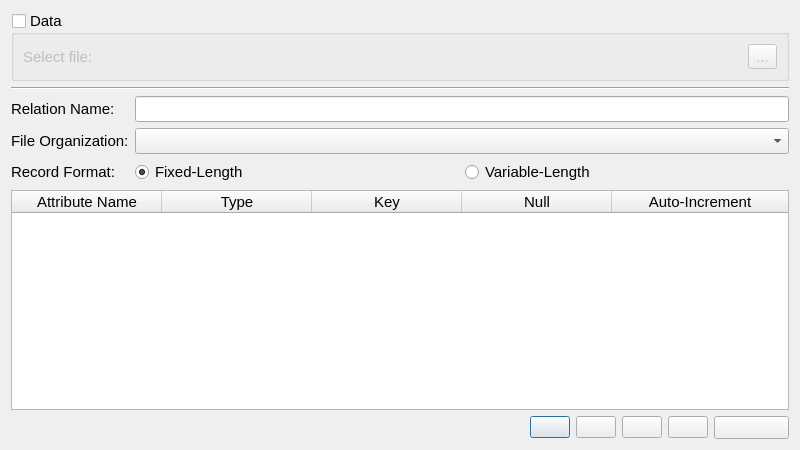
<?xml version="1.0" encoding="UTF-8"?>
<ui version="4.0">
 <class>OpenTable</class>
 <widget class="QDialog" name="OpenTable">
  <property name="geometry">
   <rect>
    <x>0</x>
    <y>0</y>
    <width>800</width>
    <height>450</height>
   </rect>
  </property>
  <property name="sizePolicy">
   <sizepolicy hsizetype="Fixed" vsizetype="Fixed">
    <horstretch>0</horstretch>
    <verstretch>0</verstretch>
   </sizepolicy>
  </property>
  <property name="minimumSize">
   <size>
    <width>800</width>
    <height>450</height>
   </size>
  </property>
  <property name="maximumSize">
   <size>
    <width>800</width>
    <height>450</height>
   </size>
  </property>
  <property name="font">
   <font>
    <pointsize>11</pointsize>
   </font>
  </property>
  <property name="windowTitle">
   <string>Open Table</string>
  </property>
  <property name="windowIcon">
   <iconset resource="../../resources/resources.qrc">
    <normaloff>:/rec/ico/open-folder.ico</normaloff>:/rec/ico/open-folder.ico</iconset>
  </property>
  <layout class="QVBoxLayout" name="verticalLayout">
   <item>
    <layout class="QVBoxLayout" name="verticalLayout_2">
     <item>
      <widget class="QGroupBox" name="groupBox">
       <property name="title">
        <string>Data</string>
       </property>
       <property name="flat">
        <bool>false</bool>
       </property>
       <property name="checkable">
        <bool>true</bool>
       </property>
       <property name="checked">
        <bool>false</bool>
       </property>
       <layout class="QHBoxLayout" name="horizontalLayout2">
        <item>
         <widget class="QLabel" name="dataLabel">
          <property name="sizePolicy">
           <sizepolicy hsizetype="Expanding" vsizetype="Preferred">
            <horstretch>0</horstretch>
            <verstretch>0</verstretch>
           </sizepolicy>
          </property>
          <property name="maximumSize">
           <size>
            <width>350</width>
            <height>16777215</height>
           </size>
          </property>
          <property name="font">
           <font>
            <pointsize>11</pointsize>
            <bold>false</bold>
           </font>
          </property>
          <property name="text">
           <string>Select file:</string>
          </property>
         </widget>
        </item>
        <item>
         <spacer name="horizontalSpacer_3">
          <property name="orientation">
           <enum>Qt::Horizontal</enum>
          </property>
          <property name="sizeHint" stdset="0">
           <size>
            <width>40</width>
            <height>20</height>
           </size>
          </property>
         </spacer>
        </item>
        <item>
         <widget class="QToolButton" name="dataToolButton">
          <property name="maximumSize">
           <size>
            <width>40</width>
            <height>16777215</height>
           </size>
          </property>
          <property name="text">
           <string>...</string>
          </property>
          <property name="icon">
           <iconset resource="../../resources/resources.qrc">
            <normaloff>:/rec/ico/upload-file.ico</normaloff>:/rec/ico/upload-file.ico</iconset>
          </property>
          <property name="iconSize">
           <size>
            <width>24</width>
            <height>24</height>
           </size>
          </property>
         </widget>
        </item>
       </layout>
      </widget>
     </item>
     <item>
      <widget class="Line" name="line">
       <property name="orientation">
        <enum>Qt::Horizontal</enum>
       </property>
      </widget>
     </item>
     <item>
      <layout class="QFormLayout" name="formLayout_2">
       <item row="0" column="0">
        <widget class="QLabel" name="relNameLabel">
         <property name="text">
          <string>Relation Name:</string>
         </property>
        </widget>
       </item>
       <item row="0" column="1">
        <widget class="QLineEdit" name="relNameLineEdit">
         <property name="maxLength">
          <number>50</number>
         </property>
        </widget>
       </item>
       <item row="1" column="0">
        <widget class="QLabel" name="fileOrgLabel">
         <property name="text">
          <string>File Organization:</string>
         </property>
        </widget>
       </item>
       <item row="1" column="1">
        <widget class="QComboBox" name="OrgComboBox">
         <property name="sizeAdjustPolicy">
          <enum>QComboBox::AdjustToContentsOnFirstShow</enum>
         </property>
        </widget>
       </item>
       <item row="2" column="0">
        <widget class="QLabel" name="recFormatLabel">
         <property name="text">
          <string>Record Format:</string>
         </property>
        </widget>
       </item>
       <item row="2" column="1">
        <layout class="QHBoxLayout" name="horizontalLayout4">
         <item>
          <widget class="QRadioButton" name="fixedRadioButton">
           <property name="text">
            <string>Fixed-Length</string>
           </property>
           <property name="checked">
            <bool>true</bool>
           </property>
          </widget>
         </item>
         <item>
          <widget class="QRadioButton" name="variableRadioButton">
           <property name="text">
            <string>Variable-Length</string>
           </property>
          </widget>
         </item>
        </layout>
       </item>
      </layout>
     </item>
     <item>
      <widget class="QTableWidget" name="tableWidget">
       <property name="wordWrap">
        <bool>true</bool>
       </property>
       <attribute name="horizontalHeaderVisible">
        <bool>true</bool>
       </attribute>
       <attribute name="horizontalHeaderCascadingSectionResizes">
        <bool>true</bool>
       </attribute>
       <attribute name="horizontalHeaderMinimumSectionSize">
        <number>10</number>
       </attribute>
       <attribute name="horizontalHeaderDefaultSectionSize">
        <number>150</number>
       </attribute>
       <attribute name="horizontalHeaderHighlightSections">
        <bool>true</bool>
       </attribute>
       <attribute name="horizontalHeaderShowSortIndicator" stdset="0">
        <bool>false</bool>
       </attribute>
       <attribute name="horizontalHeaderStretchLastSection">
        <bool>true</bool>
       </attribute>
       <attribute name="verticalHeaderVisible">
        <bool>true</bool>
       </attribute>
       <attribute name="verticalHeaderStretchLastSection">
        <bool>true</bool>
       </attribute>
       <column>
        <property name="text">
         <string>Attribute Name</string>
        </property>
       </column>
       <column>
        <property name="text">
         <string>Type</string>
        </property>
       </column>
       <column>
        <property name="text">
         <string>Key</string>
        </property>
       </column>
       <column>
        <property name="text">
         <string>Null</string>
        </property>
       </column>
       <column>
        <property name="text">
         <string>Auto-Increment</string>
        </property>
       </column>
      </widget>
     </item>
    </layout>
   </item>
   <item>
    <layout class="QHBoxLayout" name="horizontalLayout">
     <item>
      <spacer name="horizontalSpacer_2">
       <property name="orientation">
        <enum>Qt::Horizontal</enum>
       </property>
       <property name="sizeHint" stdset="0">
        <size>
         <width>40</width>
         <height>20</height>
        </size>
       </property>
      </spacer>
     </item>
     <item>
      <widget class="QPushButton" name="addButton">
       <property name="font">
        <font>
         <pointsize>9</pointsize>
        </font>
       </property>
       <property name="text">
        <string/>
       </property>
       <property name="icon">
        <iconset resource="../../resources/resources.qrc">
         <normaloff>:/rec/ico/add.ico</normaloff>:/rec/ico/add.ico</iconset>
       </property>
      </widget>
     </item>
     <item>
      <widget class="QPushButton" name="removeButton">
       <property name="font">
        <font>
         <pointsize>9</pointsize>
        </font>
       </property>
       <property name="text">
        <string/>
       </property>
       <property name="icon">
        <iconset resource="../../resources/resources.qrc">
         <normaloff>:/rec/ico/minus.ico</normaloff>:/rec/ico/minus.ico</iconset>
       </property>
      </widget>
     </item>
     <item>
      <widget class="QPushButton" name="upButton">
       <property name="font">
        <font>
         <pointsize>9</pointsize>
        </font>
       </property>
       <property name="text">
        <string/>
       </property>
       <property name="icon">
        <iconset resource="../../resources/resources.qrc">
         <normaloff>:/rec/ico/up-arrow.ico</normaloff>:/rec/ico/up-arrow.ico</iconset>
       </property>
      </widget>
     </item>
     <item>
      <widget class="QPushButton" name="downButton">
       <property name="font">
        <font>
         <pointsize>9</pointsize>
        </font>
       </property>
       <property name="text">
        <string/>
       </property>
       <property name="icon">
        <iconset resource="../../resources/resources.qrc">
         <normaloff>:/rec/ico/down-arrow.ico</normaloff>:/rec/ico/down-arrow.ico</iconset>
       </property>
      </widget>
     </item>
     <item>
      <widget class="QPushButton" name="okButton">
       <property name="sizePolicy">
        <sizepolicy hsizetype="Minimum" vsizetype="Fixed">
         <horstretch>1</horstretch>
         <verstretch>0</verstretch>
        </sizepolicy>
       </property>
       <property name="maximumSize">
        <size>
         <width>75</width>
         <height>16777215</height>
        </size>
       </property>
       <property name="font">
        <font>
         <pointsize>10</pointsize>
        </font>
       </property>
       <property name="text">
        <string/>
       </property>
       <property name="icon">
        <iconset resource="../../resources/resources.qrc">
         <normaloff>:/rec/ico/success.ico</normaloff>:/rec/ico/success.ico</iconset>
       </property>
      </widget>
     </item>
    </layout>
   </item>
  </layout>
 </widget>
 <resources>
  <include location="../../resources/resources.qrc"/>
 </resources>
 <connections/>
</ui>
